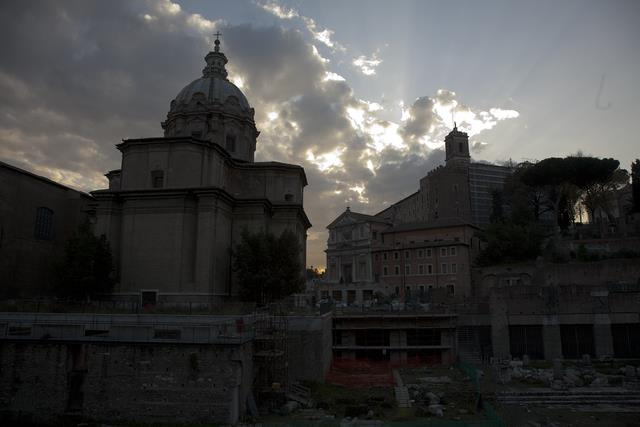
%> input picture ALM_HCS/src/test.jpg, 640 x 427 px
$ octave main_test.m   (GNU Octave 9; MATLAB toolbox functions it lacks are replaced by stand-ins)
%> lines starting %> are read from the running program, lines starting %| are printed output that depends on the picture
### ALM_HCS/alm_hcs.m
function [alm] = alm_hcs(rgb, b, lwa)
% alm_hcs - Adaptive Logarithmic Mapping for Displaying High Contrast Scenes
%
% input:
%   - rgb: h*w*3, [0, 255], rgb图像
%   - b: float, 论文中参数b
%   - lwa: float, 缩放因子, 一般为亮度均值
% output:
%   - alm: h*w*3, [0, 255], 处理后图像
% usage:
%   - alm = alm_hcs(rgb); % b=0.85, lwa=Y均值
%   - alm = alm_hcs(rgb, b); % lwa=Y均值
%   - alm = alm_hcs(rgb, b, lwa);
%
% docs:
%   - 算法原理:
%   - 1. 自适应对数变换
%   - 2. 亮度范围映射
%   - 3. 算法在XYZ空间进行处理, Y为亮度
%

if ~exist('b', 'var')
    b = 0.85;
end

rgb = double(rgb);

% RGB转XYZ
xyz = colorConvert(rgb, 'rgb2xyz');
Y = xyz(:,:,2);

if ~exist('lwa', 'var')
    lwa = mean(Y(:));
end
lwa = lwa / (1 + b - 0.85) ^ 5;
Y = Y / lwa;
lwmax = max(Y(:));

bias_p = log(b)/log(0.5);
div = log10(lwmax + 1);

base = 2 + power(Y / lwmax, bias_p) * 8;
Y_new = log(Y + 1) ./ log(base) / div;

% 同比例处理X,Z通道
scalefactor = Y_new ./ Y / lwa * 255;
scalefactor(Y == 0) = 0;
scalefactor = cat(3, scalefactor, scalefactor, scalefactor);
alm = scalefactor .* xyz;
alm = max(min(alm, 255), 0);

% XYZ转RGB
alm = colorConvert(alm, 'xyz2rgb');
alm = uint8(alm);

end

### ALM_HCS/colorConvert.m
function color2 = colorConvert(color1, mode)
% colorConvert - 颜色转换
%
% input:
%   - color1: H*W*3, [0,1]
%   - mode: str, 颜色转换模式, rgb2xyz, xyz2rgb, ...
% output:
%   - color2: H*W*3, [0,1]
%

mode = lower(mode);
funcs = struct('rgb2xyz', @rgb2xyz, 'xyz2rgb', @xyz2rgb);
if ~ isfield(funcs, mode)
    error('mode not correct!');
end

func = funcs.(mode);
color2 = func(color1);

end

function color2 = rgb2xyz(color1)
    color2 = color1;
    color2(:,:,1) = (0.4124 * color1(:,:,1) + 0.3576 * color1(:,:,2) + 0.1805 * color1(:,:,3));
    color2(:,:,2) = (0.2126 * color1(:,:,1) + 0.7152 * color1(:,:,2) + 0.0722 * color1(:,:,3));
    color2(:,:,3) = (0.0193 * color1(:,:,1) + 0.1192 * color1(:,:,2) + 0.9505 * color1(:,:,3));
end

function color2 = xyz2rgb(color1)
    color2 = color1;
    color2(:,:,1) =  3.2410 * color1(:,:,1) - 1.5374 * color1(:,:,2) - 0.4986 * color1(:,:,3);
    color2(:,:,2) = -0.9692 * color1(:,:,1) + 1.8760 * color1(:,:,2) + 0.0416 * color1(:,:,3);
    color2(:,:,3) =  0.0556 * color1(:,:,1) - 0.2040 * color1(:,:,2) + 1.0570 * color1(:,:,3);
end

### ALM_HCS/gamma_function.m
function [out] = gamma_function(data, gamma)
% gamma_function - gamma 校正, ITU-R BT.709 的改进
%
% input:
%   - data: [0, 1]
%   - gamma: float, gamma>0, 数据变大, gamma<0, 数据变小
% output:
%   - out: [0, 1]
%
% docs:
%

if gamma >= 2.1
    start = 0.018 / ((gamma - 2) * 7.5);
    slope = 4.5 / ((gamma - 2) * 7.5);
elseif gamma <= 1.9
    start = 0.018 / ((2 - gamma) * 7.5);
    slope = 4.5 / ((2 - gamma) * 7.5);
else
    start = 0.018;
    slope = 4.5;
end

out = data;
out(data <= start) = data(data <= start) * slope;
out(data > start) = data(data > start) .^ (0.9/gamma) * 1.099 - 0.099;

end

### ALM_HCS/main_test.m
close all; clear; clc;

%% 注测试程序

% [336 lines of commented-out code are left out]


%% image test
img_path = './src/test.jpg';
rgb = imread(img_path);
%> rgb is the input picture: size 427x640x3 uint8; mean R, G, B 66.3, 66.4, 66
rgb = imresize(rgb, 0.5);
%> rgb: size 214x320x3 uint8

lw = 0:255;
lwmax = max(lw);
fig = figure;
bs = [0.5, 0.7, 0.9];
impair = rgb;
cnt = 0;
for b = bs
    cnt = cnt + 1;
    alm = alm_hcs(rgb, b);
    alm = double(alm) / 255;
    alm = gamma_function(alm, 2.2);
    alm = uint8(alm * 255);
    impair = cat(2, impair, alm);
end
%> this loop made 3 passes
%> (lwa in alm_hcs, lwmax in alm_hcs, div in alm_hcs) on passes 1 to 3: (571.8, 0.446, 0.16), (149.5, 1.71, 0.432), (51.99, 4.91, 0.771)
%> pass 1, in colorConvert, `color2 = func(color1);`:
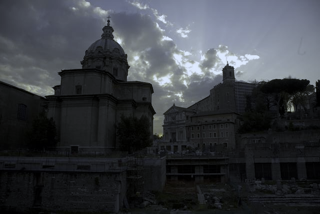
%> color2: size 214x320x3 double; mean R, G, B 63, 66.3, 72; drawn with min black and max white
%> pass 1, in alm_hcs, `Y = Y / lwa;`:
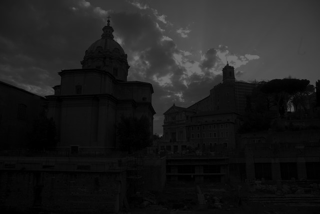
%> Y: size 214x320 double; min 0, max 0.446, mean 0.116
%> after the loop:
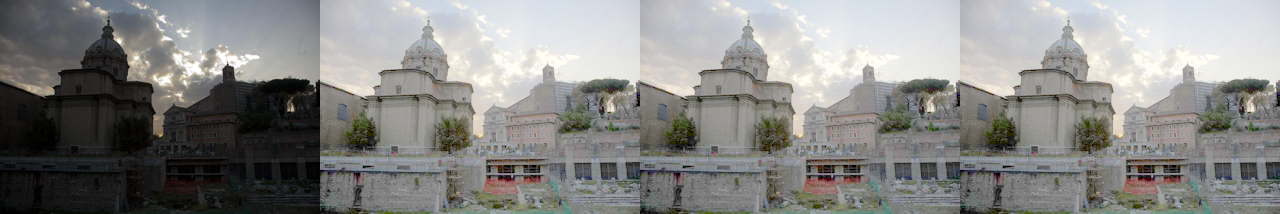
%> impair: size 214x1280x3 uint8; mean R, G, B 136.4, 136.3, 134.5
%> after the loop, cnt = 3
imshow(impair);
imwrite(impair, './src/final_result.jpg')

$ run again, with ALM_HCS/src/b_cmp_0.5_0.7_0.9.jpg copied over ALM_HCS/src/test.jpg
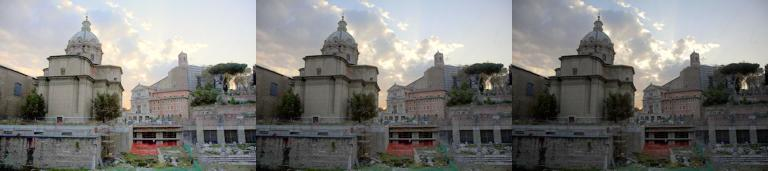
%> input picture ALM_HCS/src/b_cmp_0.5_0.7_0.9.jpg, 768 x 171 px
%> rgb is the input picture: size 171x768x3 uint8; mean R, G, B 124.2, 124, 121.7
%> the loop `for b = bs` made 3 passes
%> (lwa in alm_hcs, lwmax in alm_hcs, div in alm_hcs) on passes 1 to 3: (1067.7, 0.238, 0.0929), (279.2, 0.912, 0.281), (97.06, 2.62, 0.559)
%> pass 1, in alm_hcs, `Y = xyz(:,:,2);`:
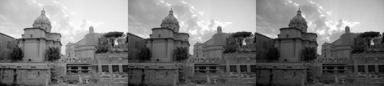
%> Y: size 86x384 double; min 0.782, max 254.6, mean 123.9
%> after the loop `for b = bs`:
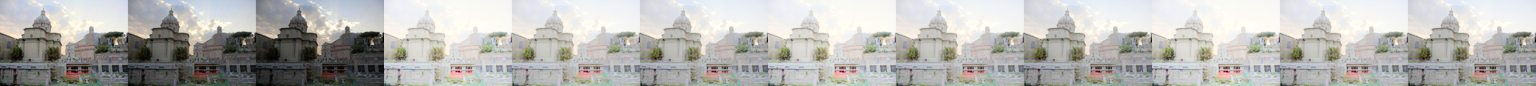
%> impair: size 86x1536x3 uint8; mean R, G, B 181.9, 181.4, 177.9
%> after the loop `for b = bs`: cnt = 3
